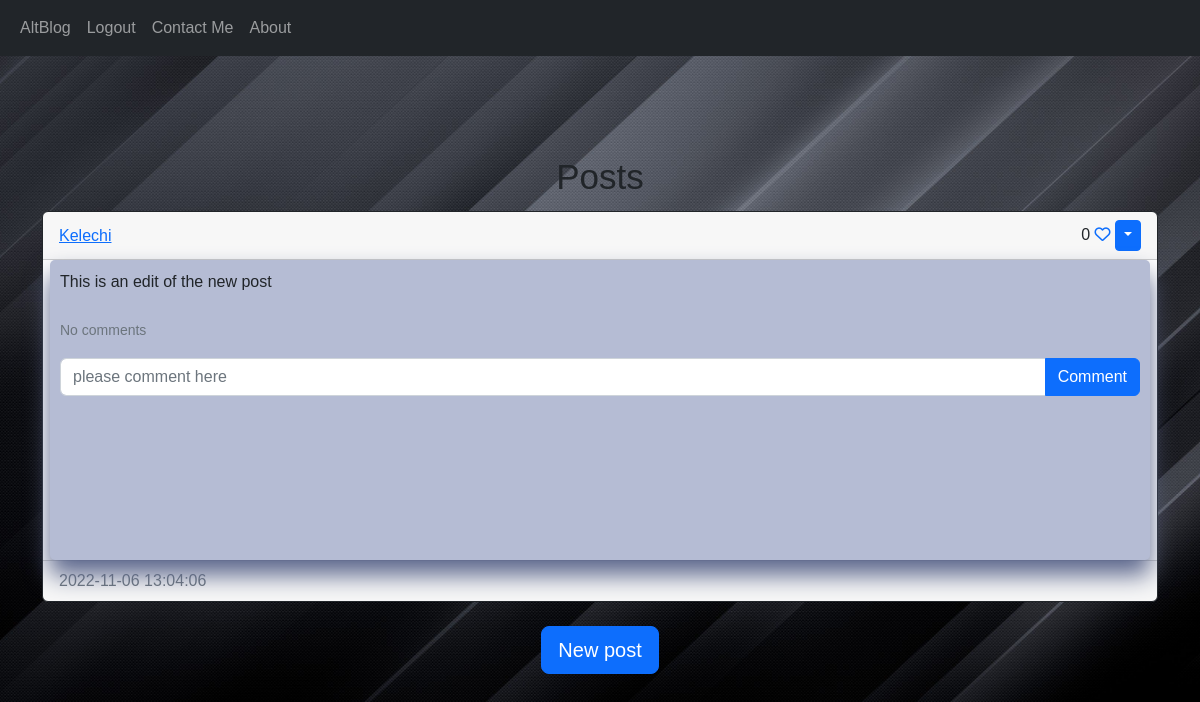
Screenshot of /home (signed in) with the database file from the repository.
### BLogSite/models.py (models this page shows)
class Post(db.Model):
    id = db.Column(db.Integer, primary_key=True)
    text = db.Column(db.Text, nullable=False)
    date_created = db.Column(db.DateTime(timezone=True), default=func.now())
    author = db.Column(db.Integer, db.ForeignKey("user.id", ondelete="CASCADE"), nullable=False)
    comments = db.relationship("Comment", backref="post", passive_deletes=True)
    likes = db.relationship("Like", backref="post", passive_deletes=True)

class User(db.Model, UserMixin):
    id = db.Column(db.Integer, primary_key=True)
    email = db.Column(db.String(100), unique=True)
    username = db.Column(db.String(100), unique=True)
    password = db.Column(db.String(100))
    first_name = db.Column(db.String)
    last_name = db.Column(db.String)
    date_created = db.Column(db.DateTime(timezone=True), default=func.now())
    posts = db.relationship("Post", backref="user", passive_deletes=True)
    comments = db.relationship("Comment", backref="user", passive_deletes=True)
    likes = db.relationship("Like", backref="user", passive_deletes=True)

### BLogSite/views.py (the view)
@views.route("/")
@views.route("/home")
@login_required
def home():
    posts = Post.query.all()
    return render_template('home.html', user=current_user, posts=posts)

### BLogSite/__init__.py (called while the page is built)
def create_app():  # important when creating a flask app
    app = Flask(__name__)
    app.config['SECRET_KEY'] = "HelloThere"
    app.config['SQLALCHEMY_DATABASE_URI'] = f'sqlite:///{DB_NAME}'
    db.init_app(app)
    from .views import views
    from .authe import authe
    app.register_blueprint(views, url_prefix="/")
    app.register_blueprint(authe, url_prefix="/")
    from .models import User, Post, Comment, Like
    login_manager = LoginManager()
    login_manager.login_view = "authe.login"
    login_manager.init_app(app)
    @login_manager.user_loader
    def load_user(id):
        return User.query.get(int(id))
    create_database(app)
    return app

### BLogSite/templates/home.html (shortened to what this page needs)
{% extends "posts_div.html" %}

### BLogSite/templates/posts_div.html (shortened to what this page needs)
{% extends "base.html" %}
{% block content %}
<link rel="stylesheet" href="{{url_for('static', filename='post.css')}}">
<h1 align="center">{% block header %}Posts{% endblock %}</h1>
<div id="posts">
{% for post in posts %}
    <div class="card border-dark">
        <div class="card-header d-flex justify-content-between align-items-center">
            <a href="/posts/{{post.user.username}}">{{post.user.username}}</a>
            <div>
                {{post.likes|length}}
                {% if user.id in post.likes|map(attribute="author")|list %}
                <a href="/like-post/{{post.id}}"><i class="fa-solid fa-heart"></i></a>
                {%else%}
                <a href="/like-post/{{post.id}}"><i class="fa-regular fa-heart"></i></a>
                {%endif%}
                {% if user.id == post.author %}
            <div class="btn-group">
                <button type="button" class="btn btn-sm btn-primary dropdown-toggle" data-bs-toggle="dropdown"></button>
            </div>
                {% endif %}
            </div>
        </div>
            <div class="card-body">
                <div class="card-text">{{post.text}}</div>
                <br>
                <p class="card-text">
                    {% if post.comments|length > 0 %}
                        <a data-bs-toggle="collapse" href="#comments-{{post.id}}" role="button">
                            <small>View {{post.comments|length}} Comments</small>
                        </a>
                    {% else %}
                    <small class="text-muted">No comments</small>
                    {%endif%}
                </p>
                <form class="input-group mb-3" method="POST" action="/create-comment/{{post.id}}">
                    <input type="text" id="text" name="text" class="form-control" placeholder="please comment here" />
                    <button type="submit" class="btn btn-primary">Comment</button>
                </form>
            </div>
        <div class="card-footer text-muted">{{post.date_created}}</div>
    </div>
    <br>
{% endfor %}
</div>
{% block footer %}
    <div align="center">
       <a href="/create-post">
           <button type="button" class="btn btn-primary btn-lg">New post</button>
       </a>
    </div>
{% endblock %}
{% endblock %}

### BLogSite/static/post.css (style rules this page uses)
body { margin: 0; padding: 0; background: url(pic4.jpg); background-position: center; background-size: cover; height: 100vh; font-family: sans-serif; }
.card-body { margin-right: auto; margin-left: auto; width: 1100px; box-shadow: 0 15px 25px rgba(90, 101, 139); height: 300px; border-radius: 5px; backdrop-filter: blur(14px); padding: 10px; background: rgb(181, 188, 212) }
h1 { margin: 10px; padding: 0px 0px 3px; text-align: center; font-size: 35px; }

### rows the page displays
Post: user.username "Kelechi", likes|length "0", text "This is an edit of the new post", date_created "2022-11-06 13:04:06"
